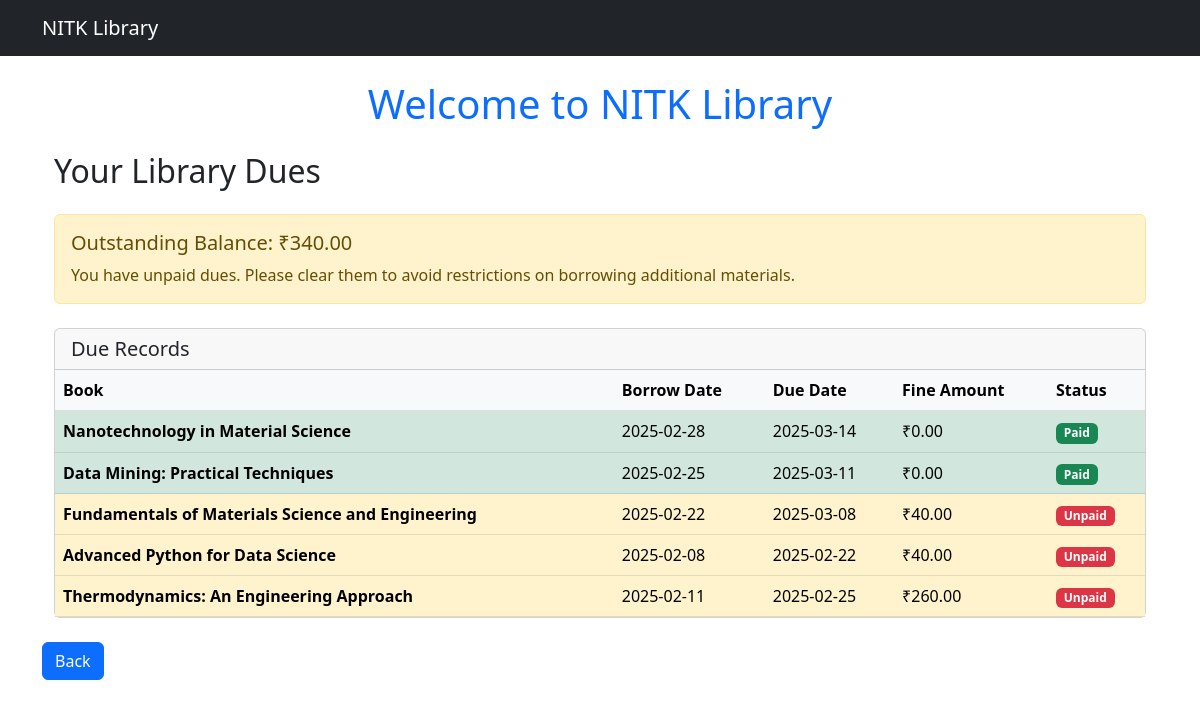
The app's page /dues/ (signed in) with its own data.
### dues/models.py (models this page shows, shortened)
class Due(models.Model):
    borrow = models.OneToOneField(Borrow, on_delete=models.CASCADE, related_name="due")
    amount = models.DecimalField(max_digits=10, decimal_places=2, default=0.00)
    created_at = models.DateTimeField(auto_now_add=True)
    updated_at = models.DateTimeField(auto_now=True)
    is_paid = models.BooleanField(default=False)
    def calculate_fine_amount(self):
        daily_fine = 20.00
        if self.borrow.is_overdue:
            if self.borrow.return_date:
                overdue_days = (self.borrow.return_date - self.borrow.due_date).days
            else:
                overdue_days = (timezone.now() - self.borrow.due_date).days
            return max(0, overdue_days * daily_fine)
        return 0.00
    def update_fine(self):
        fine_amount = self.calculate_fine_amount()
        if fine_amount != self.amount:
            self.amount = fine_amount
            self.save(update_fields=['amount', 'updated_at'])
        return self.amount

### borrowing/models.py (models this page shows, shortened)
class Borrow(models.Model):
    STATUS_CHOICES = [
        ('Pending', 'Pending'),
        ('Approved', 'Approved'),
        ('Rejected', 'Rejected'),
        ('Returned', 'Returned'),
        ('Pending Return','Pending Return')
    ]
    student = models.ForeignKey(Student, on_delete=models.CASCADE)
    book = models.ForeignKey(Book, on_delete=models.CASCADE, null=True, blank=True)
    journal = models.ForeignKey(Journal, on_delete=models.CASCADE, null=True, blank=True)
    borrow_date = models.DateTimeField(default=timezone.now)
    due_date = models.DateTimeField(null=True, blank=True)
    return_date = models.DateTimeField(null=True, blank=True)
    is_returned = models.BooleanField(default=False)
    is_overdue = models.BooleanField(default=False)
    status = models.CharField(max_length=20, choices=STATUS_CHOICES, default='Pending')

### books/models.py (models this page shows, shortened)
class Book(models.Model):
    GenreChoices = [
    ('Metallurgy', 'METALLURGY'),
    ('Computer Science', 'CS'),
    ('ECE', 'ECE'),
    ('EEE', 'EEE'),
    ('Mechanical', 'MECHANICAL'),
    ('Civil', 'CIVIL'),
    ('AI', 'AI'),
    ('Data Science', 'DATA_SCIENCE'),
    ('Mining', 'MINING'),
    ('IT', 'IT')
]
    title = models.CharField(max_length=255)
    author = models.ForeignKey(Author, on_delete=models.CASCADE)
    publisher = models.CharField(max_length=255)
    pages = models.IntegerField(validators=[MinValueValidator(1)])
    price = models.DecimalField(max_digits=8, decimal_places=2)
    genre = models.CharField(max_length=50, choices=GenreChoices)
    topics = models.TextField(blank=True, null=True)
    available_copies = models.IntegerField(default=1, validators=[MinValueValidator(0)])

### dues/views.py (the view)
# urls.py: path('', views.student_dues, name='student_dues'),
@login_required
def student_dues(request):
    student = get_object_or_404(Student, user=request.user)
    dues = Due.objects.filter(borrow__student=student).select_related('borrow')
    for due in dues:
        due.update_fine()
    context = {
        'dues': dues,
        'total_unpaid': sum(due.amount for due in dues if not due.is_paid),
    }
    return render(request, 'student_dues.html', context)

### dues/templates/student_dues.html (shortened to what this page needs)
{% extends "base.html" %}
{% block content %}
<div class="container mt-4">
    <h2 class="mb-4">Your Library Dues</h2>
    {% if total_unpaid > 0 %}
    <div class="alert alert-warning mb-4">
        <h5 class="mb-2">Outstanding Balance: ₹{{ total_unpaid }}</h5>
        <p class="mb-0">You have unpaid dues. Please clear them to avoid restrictions on borrowing additional materials.</p>
    </div>
    {% else %}
    <div class="alert alert-success mb-4">
        <h5 class="mb-0">You have no outstanding dues. Thank you!</h5>
    </div>
    {% endif %}
    <div class="card mb-4">
        <div class="card-header">
            <h5 class="card-title mb-0">Due Records</h5>
        </div>
        <div class="card-body p-0">
            <table class="table table-hover mb-0">
                <thead class="table-light">
                    <tr>
                        <th>Book</th>
                        <th>Borrow Date</th>
                        <th>Due Date</th>
                        <th>Fine Amount</th>
                        <th>Status</th>
                    </tr>
                </thead>
                <tbody>
                    {% for due in dues %}
                    <tr class="{% if not due.is_paid and due.amount > 0 %}table-warning{% elif due.is_paid %}table-success{% endif %}">
                        <td>
                            <strong>{{ due.borrow.book.title }}</strong>
                        </td>
                        <td>{{ due.borrow.borrow_date|date:"Y-m-d" }}</td>
                        <td>{{ due.borrow.due_date|date:"Y-m-d" }}</td>
                        <td>₹{{ due.amount }}</td>
                        <td>
                            {% if due.is_paid %}
                                <span class="badge bg-success">Paid</span>
                            {% elif due.amount > 0 %}
                                <span class="badge bg-danger">Unpaid</span>
                            {% else %}
                                <span class="badge bg-secondary">No Fine</span>
                            {% endif %}
                        </td>
                    </tr>
                    {% endfor %}
                </tbody>
            </table>
        </div>
    </div>
</div>
<div class="mt-4">
    <button class="btn btn-primary" onclick="history.back()">Back</button>
</div>
{% endblock %}

### records on screen
Due: borrow.book "Nanotechnology in Material Science", borrow.borrow_date "2025-02-28", borrow.due_date "2025-03-14", amount "0.00", is_paid "Paid"
Due: borrow.book "Data Mining: Practical Techniques", borrow.borrow_date "2025-02-25", borrow.due_date "2025-03-11", amount "0.00", is_paid "Paid"
Due: borrow.book "Fundamentals of Materials Science and Engineering", borrow.borrow_date "2025-02-22", borrow.due_date "2025-03-08", amount "40.00", is_paid "Unpaid"
Due: borrow.book "Advanced Python for Data Science", borrow.borrow_date "2025-02-08", borrow.due_date "2025-02-22", amount "40.00", is_paid "Unpaid"
Due: borrow.book "Thermodynamics: An Engineering Approach", borrow.borrow_date "2025-02-11", borrow.due_date "2025-02-25", amount "260.00", is_paid "Unpaid"

### other values on screen
{{ total_unpaid }} "340.00"
